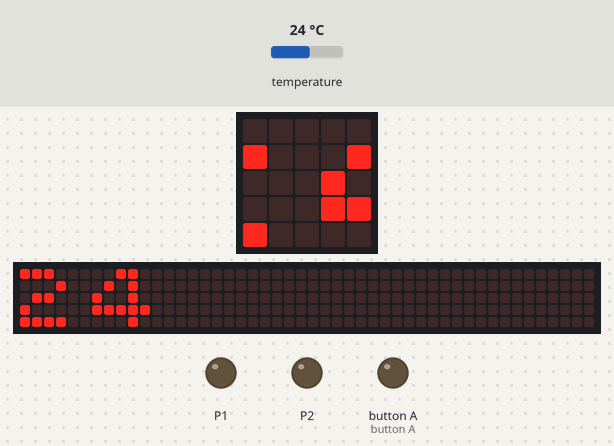
The program below on a simulated BBC micro:bit (MakeCode). On the bench: the board's 5×5 LED display, a strip that is not on the board, showing the scrolling text unrolled, output pins drawn as LEDs (lit = HIGH). Inputs (shaded band) come from the test bench; at power-on: temperature 24 °C. The 48×5 strip is a reading aid, not a part: it shows the text the display is scrolling, unrolled, one strip-width of it at a time.

Above: at 1.27 s.
1.3 s: temperature set to 25.3 °C
At 2.56 s:
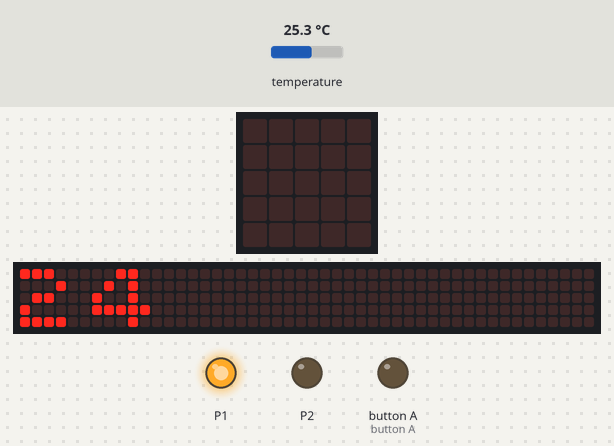
3.3 s: temperature set to 28.3 °C
At 5.66 s:
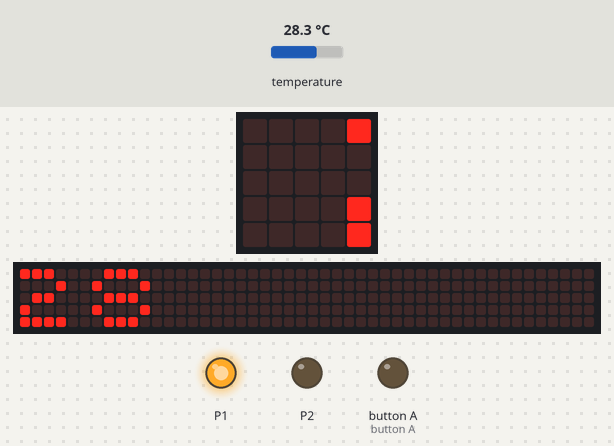
6.3 s: temperature set to 29.4 °C
At 10.79 s:
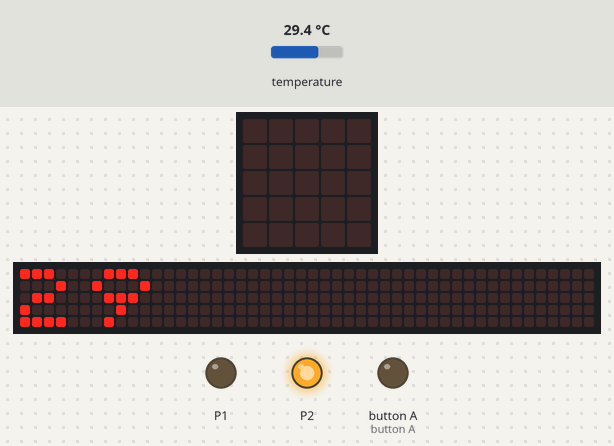
Timing chart, 0 to 12.3 s (numbered marks = the images above; inputs shaded):
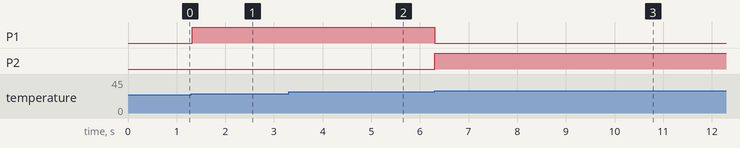

Measured:
- the behaviour switches between 24.9 and 25 °C on temperature (found by bisection; images 0 and 1)
- the behaviour switches between 28.9 and 29 °C on temperature (found by bisection; images 2 and 3)
- after the input at 1.3 s, P1: LOW → HIGH at once
- after the input at 6.3 s, P1: HIGH → LOW at once; P2: LOW → HIGH at once
- what the display in image 3 shows lasts 0.4 s, from 10.6 s to 11.0 s

The program:

main.ts
```typescript
basic.forever(function () {
    basic.showNumber(input.temperature())
})
basic.forever(function () {
    if (25 <= input.temperature() && 29 > input.temperature()) {
        pins.digitalWritePin(DigitalPin.P1, 1)
        pins.digitalWritePin(DigitalPin.P2, 0)
        pins.digitalWritePin(DigitalPin.P5, 0)
    } else if (29 <= input.temperature() && 30 > input.temperature()) {
        pins.digitalWritePin(DigitalPin.P1, 0)
        pins.digitalWritePin(DigitalPin.P2, 1)
        pins.digitalWritePin(DigitalPin.P5, 0)
    } else if (30 <= input.temperature() && 31 > input.temperature()) {
        // 선풍기모터연결
        pins.digitalWritePin(DigitalPin.P0, 1)
        pins.digitalWritePin(DigitalPin.P1, 0)
        pins.digitalWritePin(DigitalPin.P2, 0)
        pins.digitalWritePin(DigitalPin.P5, 1)
    } else {

    }
})
```

test.ts
```typescript
// 테스트는 여기로 이동합니다; 이 패키지가 확장으로 사용될 때 컴파일되지 않을 것 입니다.
```
